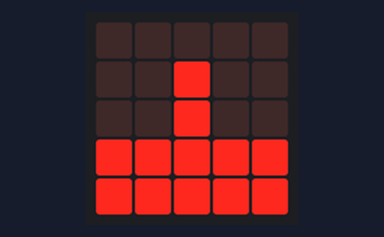
The program below on a simulated BBC micro:bit (MakeCode). On the bench: the board's 5×5 LED display.

Above: at 0.1 s.
At 1.1 s:
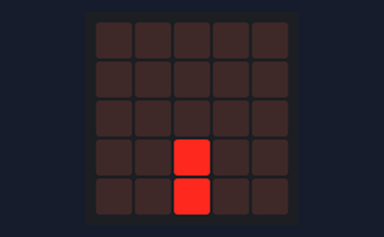
At 1.6 s:
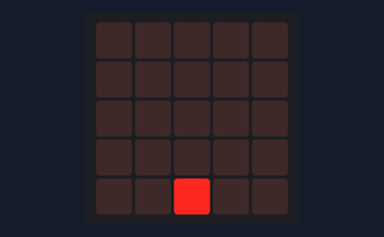
At 3.57 s:
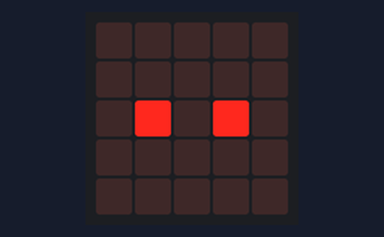
At 5.37 s:
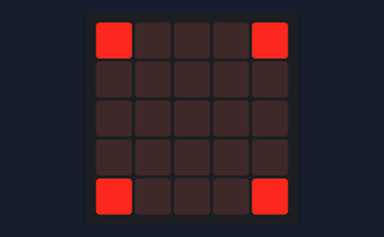
At 10.7 s:
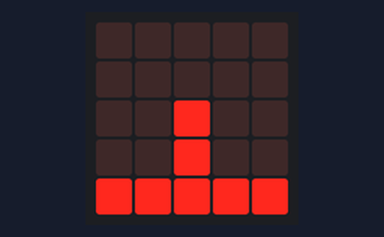

The program:

main.ts
```typescript
basic.forever(function () {
    basic.showLeds(`
        . . . . .
        . . # . .
        . . # . .
        # # # # #
        # # # # #
        `)
    basic.pause(100)
    basic.showLeds(`
        . . . . .
        . . . . .
        . . # . .
        . . # . .
        # # # # #
        `)
    basic.pause(100)
    basic.showLeds(`
        . . . . .
        . . . . .
        . . . . .
        . . # . .
        . . # . .
        `)
    basic.pause(100)
    basic.showLeds(`
        . . . . .
        . . . . .
        . . . . .
        . . . . .
        . . # . .
        `)
    basic.pause(100)
    basic.showLeds(`
        . . . . .
        . . . . .
        . . . . .
        . . . . .
        . . . . .
        `)
    basic.pause(50)
    basic.showLeds(`
        . . . . .
        . . . . .
        . . . . .
        . . . . .
        . # . # .
        `)
    basic.pause(50)
    basic.showLeds(`
        . . . . .
        . . . . .
        . . . . .
        . # . # .
        . . . . .
        `)
    basic.pause(50)
    basic.showLeds(`
        . . . . .
        . . . . .
        . # . # .
        . . . . .
        . . . . .
        `)
    basic.pause(50)
    basic.showLeds(`
        . . . . .
        . # . # .
        . . . . .
        . . . . .
        . . . . .
        `)
    basic.pause(50)
    basic.showLeds(`
        . . # . .
        # . # . #
        . # . # .
        # . # . #
        . . # . .
        `)
    basic.pause(50)
    basic.showLeds(`
        # . # . #
        # . . . #
        . . . . .
        # . . . #
        # . # . #
        `)
    basic.pause(50)
    basic.showLeds(`
        # . . . #
        . . . . .
        . . . . .
        . . . . .
        # . . . #
        `)
    basic.pause(50)
    basic.showLeds(`
        . . . . .
        . . . . .
        . . . . .
        . . . . .
        . . . . .
        `)
    basic.pause(50)
    basic.showLeds(`
        . . . . .
        # # . . .
        . . . # #
        . . . . .
        . . . . .
        `)
    basic.pause(50)
    basic.showLeds(`
        . . . . .
        # . . . .
        . . # # .
        . . . . .
        . . . . .
        `)
    basic.pause(50)
    basic.showLeds(`
        . . . . .
        . . . . #
        . # # . .
        . . . . .
        . . . . .
        `)
    basic.pause(50)
    basic.showLeds(`
        . . . . .
        . . . # #
        # # . . .
        . . . . .
        . . . . .
        `)
    basic.pause(50)
    basic.showLeds(`
        . . . . .
        . . # # .
        # . . . .
        . . . . .
        . . . . .
        `)
    basic.pause(50)
    basic.showLeds(`
        . . . . .
        . # # . .
        . . . . .
        . . . . .
        . . . . .
        `)
    basic.pause(50)
    basic.showLeds(`
        . . . . .
        # # . . .
        . . . . .
        . . . . .
        . . . . .
        `)
    basic.pause(50)
    basic.showLeds(`
        . . . . .
        # . . . .
        . . . . .
        . . . . .
        . . . . .
        `)
    basic.pause(50)
    basic.showLeds(`
        . . . . .
        . . . . .
        . . . . .
        . . . . .
        . . . . .
        `)
    basic.pause(50)
})
```

test.ts
```typescript
// 在這裡測試；當此封包作為擴充功能時，將不會編譯此內容。
```

Measured:
- by itself, everything shown: repeats every 10.1 s, in 22 steps
- what the display in image 1 shows lasts 0.5 s, from 1.0 s to 1.5 s
